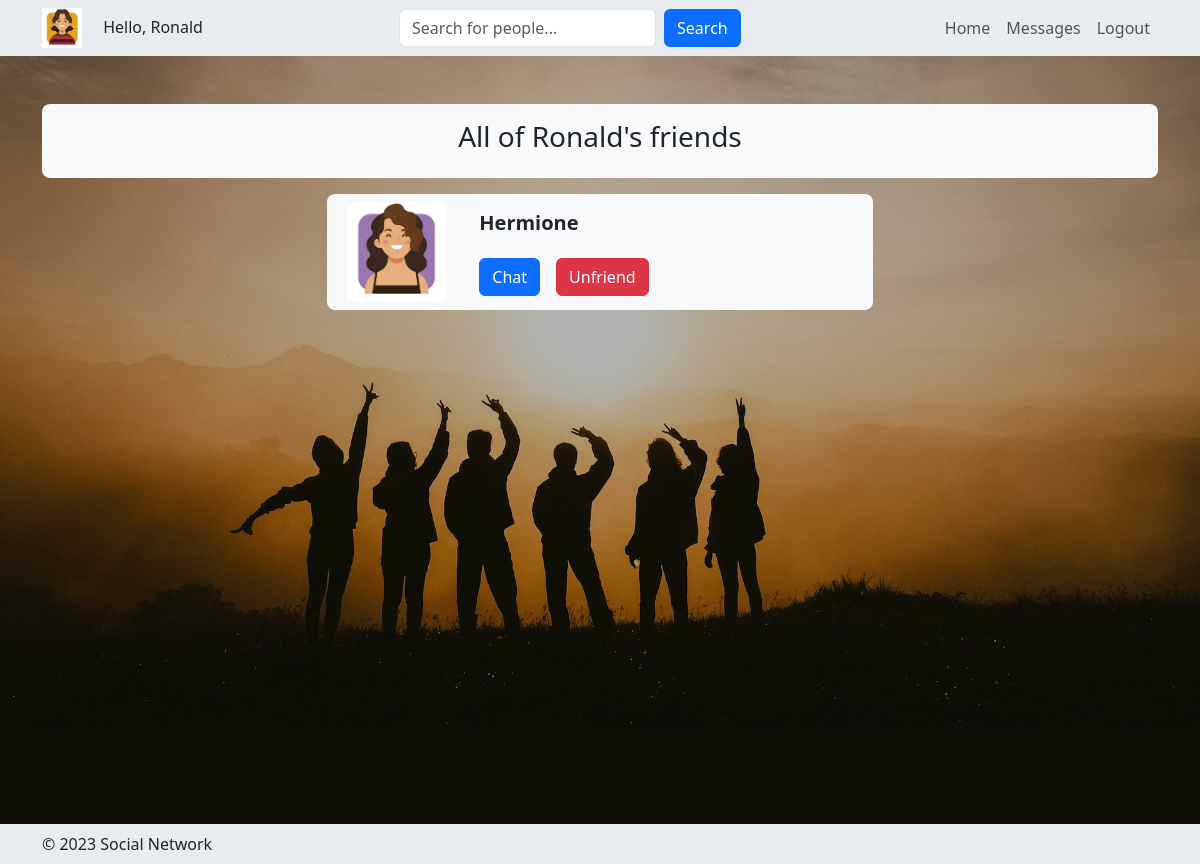
Page /all_friends/Ronald/ (signed in) on the committed database.
### social_app/models.py (models this page shows)
class UserProfile(models.Model):
    user = models.OneToOneField(User, on_delete=models.CASCADE, related_name='profile')
    birthday = models.DateField(null=True, blank=True)
    workplace = models.CharField(max_length=255, blank=True)
    country = models.CharField(max_length=100, blank=True)
    city = models.CharField(max_length=100, blank=True)
    GENDER_CHOICES = [
        ('M', 'Male'),
        ('F', 'Female'),
        ('O', 'Other'),
        ('N', 'Prefer not to say'),
    ]
    gender = models.CharField(max_length=1, choices=GENDER_CHOICES, default='N')
    RELATIONSHIP_STATUS_CHOICES = [
        ('S', 'Single'),
        ('M', 'Married'),
        ('C', 'In a relationship'),
        ('D', 'Divorced'),
        ('W', 'Widowed'),
        ('N', 'Prefer not to say'),
    ]
    relationship_status = models.CharField(max_length=1, choices=RELATIONSHIP_STATUS_CHOICES, default='N')
    avatar = models.ImageField(upload_to='avatars/', null=True, blank=True)
    friends = models.ManyToManyField('self', blank=True, symmetrical=True)
    def __str__(self):
        return self.user.username

### social_app/views.py (the view)
# urls.py: path('all_friends/<str:username>/', all_friends, name='all_friends'),
@login_required
def all_friends(request, username):
    user = get_object_or_404(User, username=username)
    friends = user.profile.friends.all()
    context = {
        'friends': friends,
        'user_profile': user  # The user whose friends are being displayed.
    }
    return render(request, 'social_app/all_friends.html', context)

### social_app/templates/social_app/all_friends.html (shortened to what this page needs)
{% extends "base.html" %}
{% block content %}
    <ul class="all-friends-container p-0 d-flex flex-wrap justify-content-center">
        <div class="w-100 bg-body-tertiary p-3 mb-3 rounded-3">
            <h3 class="text-center">All of {{ user_profile }}'s friends</h3>
        </div>
        {% if friends %}
            {% for friend in friends %}
                <li class="row p-2 mb-3 mx-1 bg-body-tertiary rounded-3" style="width: 49%;">
                    <div class="col-3 d-flex align-items-center">
                        <a class="friend-avatar-link rounded-3 overflow-hidden" href="{% url 'profile' friend %}">
                            {% if friend.avatar %}
                                <img src="{{ friend.avatar.url }}" alt="{{ friend }}'s avatar" class="avatar-thumbnail" width="100%">
                            {% else %}
                                <img src="/media/avatars/avatar_placeholder.webp" alt="Placeholder avatar" class="avatar-thumbnail" width="100%">
                            {% endif %}
                        </a>
                    </div>
                    <div class="col-9 d-flex flex-wrap align-items-center">
                        <div class="w-100 mb-2">
                            <a class="d-inline-block fs-5 text-dark fw-bolder text-decoration-none" href="{% url 'profile' friend %}">{{ friend }}</a>
                        </div>
                        <a class="btn btn-primary text-decoration-none" href="{% url 'start_chat' friend.id %}">Chat</a>
                        <form class="ms-3" method="post" action="{% url 'unfriend' friend.id %}">
                            <button class="btn btn-danger" type="submit">Unfriend</button>
                        </form>
                    </div>
                </li>
            {% endfor %}
        {% else %}
            <li class="d-inline-block w-100 mb-3 p-3 bg-body-tertiary rounded-3">
                <p class="text-center">{{ user_profile }} hasn't added any friends yet.</p>
            </li>
        {% endif %}
    </ul>
{% endblock %}

### social_app/templates/header_authenticated.html (shortened to what this page needs)
<header class="site-header">
    <nav class="navbar navbar-expand-lg bg-body-secondary shadow-sm">
        <div class="container">
            <div class="user-section">
                <a class="navbar-brand" href="{% url 'profile' user.username %}">
                {% if user.profile.avatar %}
                    <img src="{{ user.profile.avatar.url }}" alt="{{ user.username }}'s avatar" class="avatar-thumbnail" width="40" height="40">
                {% else %}
                    <img src="/media/avatars/avatar_placeholder.webp" alt="Placeholder avatar" class="avatar-thumbnail" width="40" height="40">
                {% endif %}
                </a>
                <span>Hello, {{ user.username }}</span>
            </div>
            <div class="search-section">
                <form class="d-flex" role="search" method="get" action="{% url 'search_results' %}">
                    <input class="form-control me-2" type="text" name="search_query" placeholder="Search for people..." aria-label="Search">
                    <button class="btn btn-primary" type="submit">Search</button>
                </form>
            </div>
            <div class="" id="navbarSupportedContent">
                <ul class="navbar-nav me-auto mb-2 mb-lg-0">
                <li class="nav-item">
                    <a class="nav-link" href="{% url 'profile' user.username %}">Home</a>
                </li>
                <li class="nav-item">
                    <a class="nav-link" href="{% url 'all_messages' %}">Messages</a>
                </li>
                <li class="nav-item">
                    <form method="post" action="{% url 'logout' %}">
                        <button class="nav-link" type="submit">Logout</button>
                    </form>
                </li>
            </div>
        </div>
    </nav>
</header>

### static/css/custom.css (style rules this page uses)
.container { position: relative; z-index: 1; }
.all-friends-container .friend-avatar-link { position: relative; width: 100px; height: 100px; overflow: hidden; }
.all-friends-container .friend-avatar-link img { position: absolute; top: 50%; left: 50%; transform: translate(-50%, -50%); }

### rows in the picture
UserProfile: avatar (picture), user.username "Hermione"

### other values in the picture
{{ user.username }} "Ronald"
{{ user_profile }} "Ronald"
